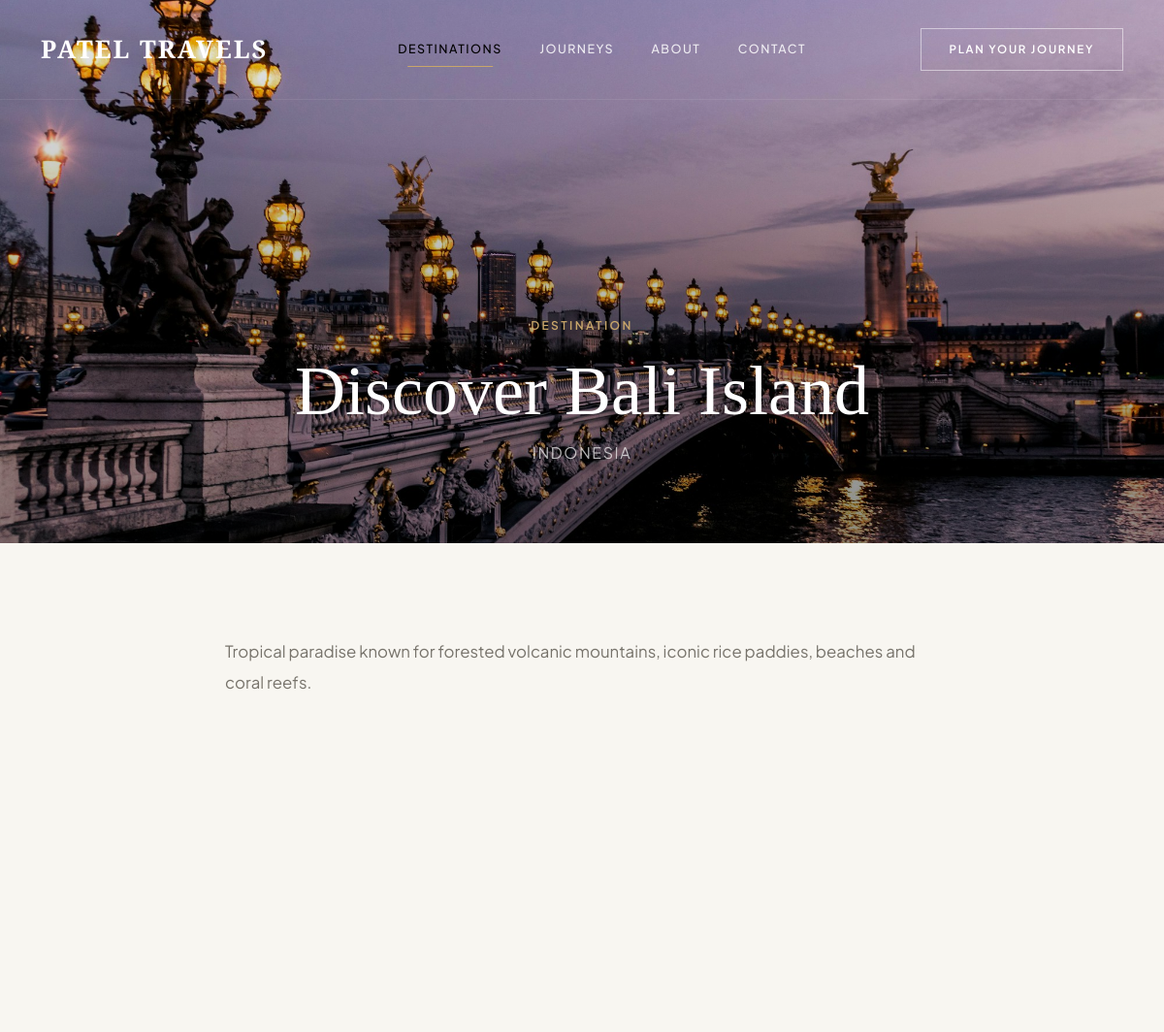
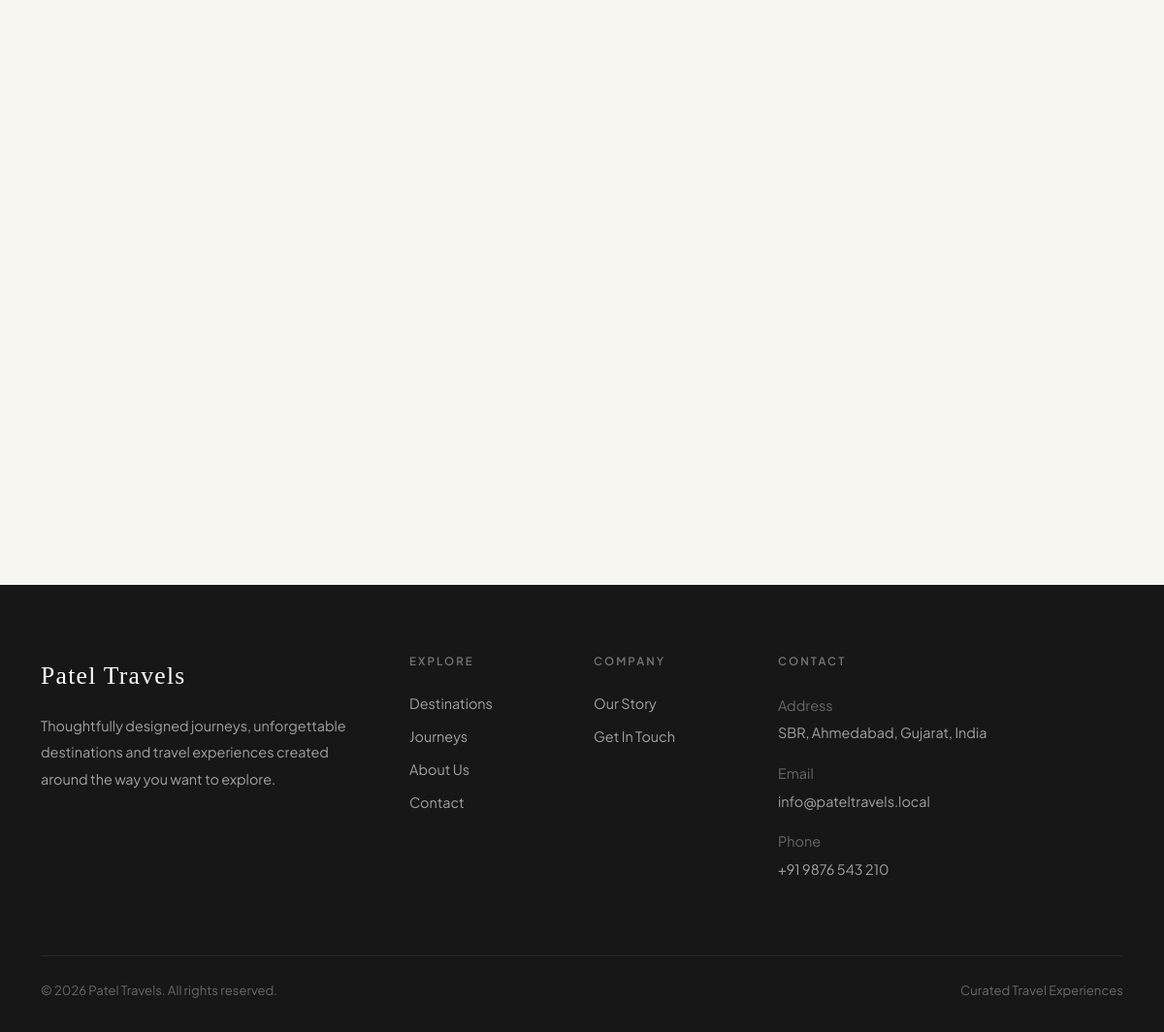
The app's page /destination-details.php?id=1 with its own data (2 pictures, top to bottom).
### tables this page shows
CREATE TABLE `destinations` (
  `destination_id` int NOT NULL AUTO_INCREMENT,
  `destination_name` varchar(100) NOT NULL,
  `country` varchar(100) NOT NULL,
  `description` text,
  `status` enum('active','inactive') DEFAULT 'active',
  `created_at` datetime DEFAULT CURRENT_TIMESTAMP,
  `updated_at` datetime DEFAULT CURRENT_TIMESTAMP ON UPDATE CURRENT_TIMESTAMP,
  PRIMARY KEY (`destination_id`),
  KEY `idx_destination_status` (`status`)
);

### includes/public_functions.php (called while the page is built, shortened)
<?php
if (!function_exists('url')) {
    function url(string $path = ''): string {
        $cleanPath = ltrim($path, '/');
        return BASE_PATH . '/' . $cleanPath;
    }
}
if (!function_exists('get_public_image')) {
    function get_public_image(?string $imageName, string $type = 'plan'): string {
        if (!empty($imageName)) {
            $dir = ($type === 'destination') ? 'destinations/' : 'packages/';
            return url("assets/images/{$dir}" . htmlspecialchars($imageName));
        }
        if ($type === 'destination') {
            return url("assets/public/images/fallback/destination.jpg");
        } else if ($type === 'hero') {
            return url("assets/public/images/fallback/hero.jpg");
        } else {
            return url("assets/public/images/fallback/plan.jpg");
        }
    }
}

### destination-details.php (the view, shortened to what this page needs)
<?php
require_once __DIR__ . '/includes/public_functions.php';
$pdo = getDBConnection();
$id = $_GET['id'] ?? null;
$stmt = $pdo->prepare("SELECT * FROM destinations WHERE destination_id = :id AND status = 'active'");
$stmt->execute([':id' => $id]);
$dest = $stmt->fetch();
require_once __DIR__ . '/includes/public_header.php';
require_once __DIR__ . '/includes/public_navbar.php';
?>
<section class="page-hero" style="height: 70vh;">
    <div class="page-hero__bg" style="background-image: url('<?= get_public_image($dest['image'] ?? null, 'destination') ?>');"></div>
    <div class="page-hero__content">
        <p class="eyebrow mb-3">Destination</p>
        <h1 style="font-family: var(--font-heading); font-size: clamp(2.5rem, 6vw, 4.5rem); font-weight: 400; color: #fff;">Discover <?= htmlspecialchars($dest['destination_name']) ?></h1>
        <p style="color: rgba(255,255,255,0.7); font-size: 1rem; letter-spacing: 0.1em; text-transform: uppercase; margin-top: 0.5rem;"><?= htmlspecialchars($dest['country']) ?></p>
    </div>
</section>
<section class="section-pad">
    <div class="container">
        <?php if (!empty($dest['description'])): ?>
        <div class="row justify-content-center mb-5 reveal">
            <div class="col-lg-8">
                <div style="font-size: 1.05rem; line-height: 1.9; color: var(--color-muted);">
                    <?= nl2br(htmlspecialchars($dest['description'])) ?>
                </div>
            </div>
        </div>
        <?php endif; ?>
    </div>
</section>
<?php require_once __DIR__ . '/includes/public_footer.php'; ?>

### assets/css/public.css (style rules this page uses)
:root { --color-charcoal: #171717; --color-ivory: #F8F6F1; --color-stone: #EDE9E1; --color-gold: #C8A66A; --color-gold-soft: #D4B97A; --color-text: #202020; --color-muted: #77736B; --color-border: #E2DED6; --color-white: #FFFFFF; --font-heading: 'Cormorant Garamond', 'Georgia', serif; --font-body: 'Plus Jakarta Sans', 'Helvetica Neue', sans-serif; --section-gap: clamp(5rem, 8vw, 8rem); --container-pad: clamp(1.25rem, 4vw, 2rem); }
*, *::before, *::after { box-sizing: border-box; }
html { scroll-behavior: smooth; }
body { font-family: var(--font-body); background-color: var(--color-ivory); color: var(--color-text); font-size: 1rem; line-height: 1.7; -webkit-font-smoothing: antialiased; -moz-osx-font-smoothing: grayscale; overflow-x: hidden; }
h1, h2, h3, h4, h5, h6 { font-family: var(--font-heading); font-weight: 500; color: var(--color-charcoal); line-height: 1.15; margin: 0; }
.eyebrow { font-family: var(--font-body); font-size: 0.75rem; font-weight: 600; letter-spacing: 0.2em; text-transform: uppercase; color: var(--color-gold); }
.section-pad { padding: var(--section-gap) 0; }
.page-hero { position: relative; height: 65vh; min-height: 450px; display: flex; align-items: flex-end; justify-content: center; text-align: center; color: var(--color-white); overflow: hidden; padding-bottom: 4rem; }
.page-hero__bg { position: absolute; inset: 0; background-size: cover; background-position: center; }
.page-hero__bg::after { content: ''; position: absolute; inset: 0; background: linear-gradient( 180deg, rgba(0,0,0,0.08) 0%, rgba(0,0,0,0.45) 100% ); }
.page-hero__content { position: relative; z-index: 2; }
.reveal { opacity: 0; transform: translateY(30px); transition: opacity 0.7s ease, transform 0.7s ease; }
.reveal.visible { opacity: 1; transform: translateY(0); }

### records on screen
destinations: destination_name "Bali Island", country "INDONESIA", description "Tropical paradise known for forested volcanic mountains, iconic rice paddies, beaches and coral reefs."

### other values on screen
$settings['company_name'] "Patel Travels"
$settings['footer_description'] "Thoughtfully designed journeys, unforgettable destinations and travel experiences created around the way you want to explore."
$settings['address'] "SBR, Ahmedabad, Gujarat, India"
$settings['email'] "info@pateltravels.local"
$settings['phone'] "+91 9876 543 210"
$settings['tagline'] "Curated Travel Experiences"
